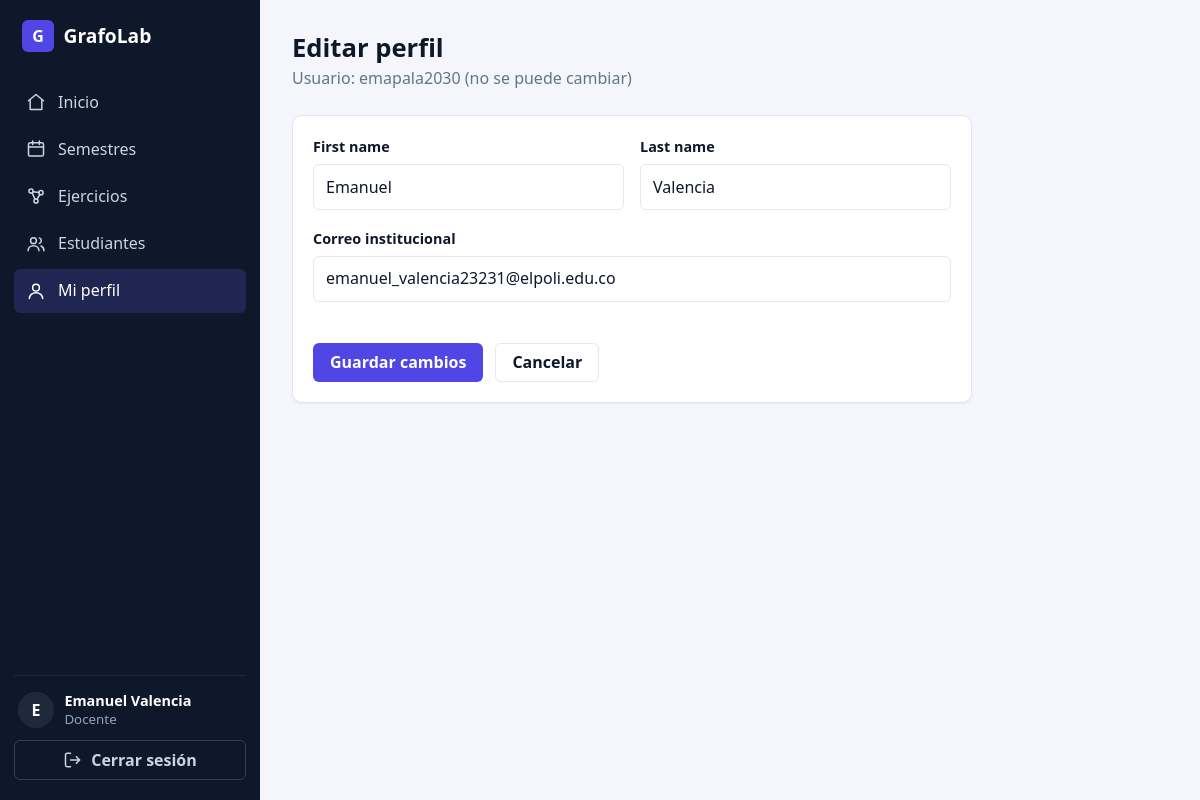
Screenshot of /users/profile/edit/ (signed in) with the database file from the repository.
### apps/users/models.py (models this page shows, shortened)
class User(AbstractUser):
    class Role(models.TextChoices):
        ADMIN = "admin", "Administrador (docente)"
        STUDENT = "student", "Estudiante"
    role = models.CharField(max_length=10, choices=Role.choices, default=Role.STUDENT, db_column='id_role')
    @property
    def is_teacher(self):
        return self.role == self.Role.ADMIN

### apps/users/views.py (the view, shortened to what this page needs)
# urls.py: path("profile/edit/", views.ProfileUpdateView.as_view(), name="update_profile"),
class ProfileUpdateView(LoginRequiredMixin, UpdateView):
    form_class = ProfileForm
    template_name = "users/update_profile.html"
    success_url = reverse_lazy("users:profile")
    def get_object(self, queryset=None):
        return self.request.user

### apps/users/forms.py
class ProfileForm(InstitutionalEmailMixin, forms.ModelForm):
    email = forms.EmailField(required=True, label="Correo institucional")
    class Meta:
        model = User
        fields = ("first_name", "last_name", "email")

### apps/users/templates/users/update_profile.html (shortened to what this page needs)
{% extends 'base.html' %}
{% block content %}
<div class="page-header">
  <div>
    <h1 class="page-title">Editar perfil</h1>
    <p class="page-subtitle">Usuario: {{ user.username }} (no se puede cambiar)</p>
  </div>
</div>
<div class="card card-narrow">
  <form method="post" class="form" novalidate>
    <div class="form-grid">
      {% include 'partials/form_field.html' with field=form.first_name %}
      {% include 'partials/form_field.html' with field=form.last_name %}
      {% include 'partials/form_field.html' with field=form.email full=True %}
    </div>
    <div class="form-actions">
      <button type="submit" class="btn btn-primary">Guardar cambios</button>
      <a href="{% url 'users:profile' %}" class="btn btn-secondary">Cancelar</a>
    </div>
  </form>
</div>
{% endblock %}

### templates/partials/sidebar.html (shortened to what this page needs)
{% with ns=request.resolver_match.namespace|default:'' name=request.resolver_match.url_name|default:'' %}
<aside class="sidebar" id="sidebar" aria-label="Navegación principal">
  <a class="sidebar-brand" href="{% url 'core:dashboard' %}">
    <span class="brand-mark">G</span>
    <span>GrafoLab</span>
  </a>
  <nav class="sidebar-nav">
    <a href="{% url 'core:dashboard' %}"
       class="nav-link{% if ns == 'core' and name == 'dashboard' %} active{% endif %}">
      <svg class="icon" viewBox="0 0 24 24" aria-hidden="true"><path d="M3 10.5 12 3l9 7.5"/><path d="M5 9.5V21h14V9.5"/></svg>
      Inicio
    </a>
    {% if user.is_teacher %}
      <a href="{% url 'core:semester_list' %}"
         class="nav-link{% if ns == 'core' and 'semester' in name %} active{% endif %}">
        <svg class="icon" viewBox="0 0 24 24" aria-hidden="true"><rect x="3" y="4.5" width="18" height="16" rx="2"/><path d="M3 9.5h18M8 2.5v4M16 2.5v4"/></svg>
        Semestres
      </a>
      <a href="{% url 'modules:manage_list' %}"
         class="nav-link{% if ns == 'modules' and 'manage' in name %} active{% endif %}">
        <svg class="icon" viewBox="0 0 24 24" aria-hidden="true"><circle cx="6" cy="6" r="2.5"/><circle cx="18" cy="8" r="2.5"/><circle cx="12" cy="18" r="2.5"/><path d="M8.2 7l7.6.7M7.4 8.2l3.4 7.6M16.7 10.2l-3.6 5.9"/></svg>
        Ejercicios
      </a>
      <a href="{% url 'users:student_list' %}"
         class="nav-link{% if ns == 'users' and 'student' in name %} active{% endif %}">
        <svg class="icon" viewBox="0 0 24 24" aria-hidden="true"><circle cx="9" cy="8" r="3.5"/><path d="M2.5 20c0-3.6 2.9-6 6.5-6s6.5 2.4 6.5 6"/><path d="M16 4.7a3.5 3.5 0 0 1 0 6.6M18 14.3c2.2.7 3.5 2.6 3.5 5.7"/></svg>
        Estudiantes
      </a>
    {% endif %}
    <a href="{% url 'users:profile' %}"
       class="nav-link{% if ns == 'users' and 'profile' in name %} active{% endif %}">
      <svg class="icon" viewBox="0 0 24 24" aria-hidden="true"><circle cx="12" cy="8" r="4"/><path d="M4 21c0-4 3.6-7 8-7s8 3 8 7"/></svg>
      Mi perfil
    </a>
  </nav>
  <div class="sidebar-footer">
    <div class="user-box">
      <span class="avatar">{{ user.username|first|upper }}</span>
      <div class="user-info">
        <strong>{{ user.get_full_name|default:user.username }}</strong>
        <small>{% if user.is_teacher %}Docente{% else %}Estudiante{% endif %}</small>
      </div>
    </div>
    <form method="post" action="{% url 'users:signout' %}">
      <button type="submit" class="btn btn-ghost btn-block">
        <svg class="icon" viewBox="0 0 24 24" aria-hidden="true"><path d="M9 4H5a2 2 0 0 0-2 2v12a2 2 0 0 0 2 2h4M16 8l4 4-4 4M20 12H9"/></svg>
        Cerrar sesión
      </button>
    </form>
  </div>
</aside>
{% endwith %}

### templates/partials/form_field.html (shortened to what this page needs)
<div class="form-field{% if full %} form-field-full{% endif %}">
  <label for="{{ field.id_for_label }}">{{ field.label }}</label>
  {{ field }}
</div>

### rows the page displays
User: username|first "E", get_full_name "Emanuel Valencia", username "emapala2030", first_name "Emanuel", last_name "Valencia", email "emanuel_valencia23231@elpoli.edu.co"

### other values shown
{{ field.label }} "First name Last name Correo institucional"
